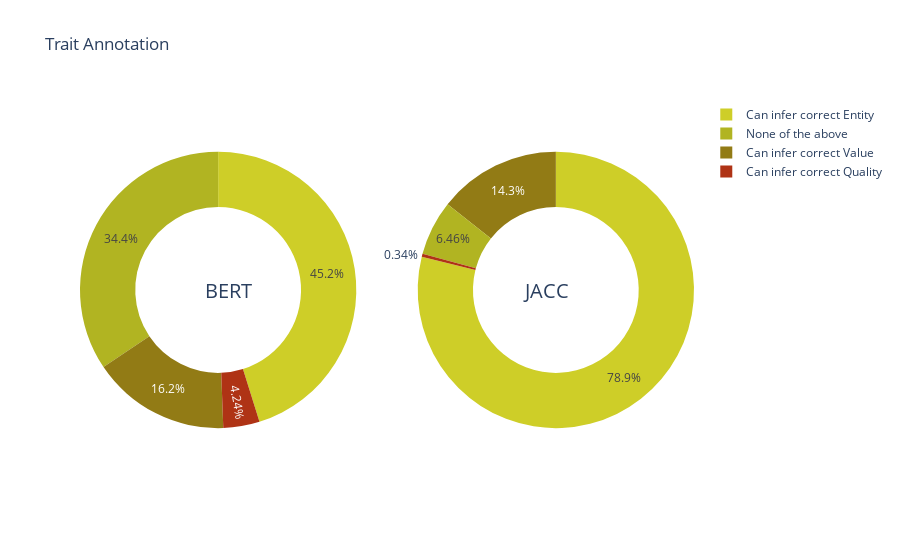

The notebook cell saved with this chart:
### Code cell
labels = ['Can infer correct Value', 'None of the above', 'Can infer correct Entity', 'Can infer correct Quality']

cafe_colors =  ['rgb(146, 123, 21)', 'rgb(177, 180, 34)', 'rgb(206, 206, 40)',
                'rgb(175, 51, 21)', 'rgb(35, 36, 21)']

# Create subplots: use 'domain' type for Pie subplot
fig = make_subplots(rows=1, cols=2, specs=[[{'type':'domain'}, {'type':'domain'}]])
fig.add_trace(go.Pie(labels=labels, 
                     values=df_plot.groupby(["SIM"]).sum()[['Can infer correct Value', 'None of the above', 'Can infer correct Entity', 'Can infer correct Quality']].iloc[0].values,
                     name="Bert Similarity",
                     marker_colors=cafe_colors),
              1, 1)
fig.add_trace(go.Pie(labels=labels, 
                     values=df_plot.groupby(["SIM"]).sum()[['Can infer correct Value', 'None of the above', 'Can infer correct Entity', 'Can infer correct Quality']].iloc[1].values,
                     name="Jaccard Similarity",
                     marker_colors=cafe_colors),
              1, 2)

# Use `hole` to create a donut-like pie chart
fig.update_traces(hole=.6, hoverinfo="label+percent+name")

fig.update_layout(
    title_text="Trait Annotation",
    # Add annotations in the center of the donut pies.
    annotations=[dict(text='BERT', x=0.2, y=0.5, font_size=20, showarrow=False),
                 dict(text='JACC', x=0.8, y=0.5, font_size=20, showarrow=False)])
fig.show()

### Figure 1 — Plotly figure (JSON) as saved in the notebook; plotly's stock layout.template omitted (floating-point values rounded to 4 significant figures)
{"data": [{"domain": {"x": [0, 0.45], "y": [0, 1]}, "hole": 0.6, "hoverinfo": "label+percent+name", "labels": ["Can infer correct Value", "None of the above", "Can infer correct Entity", "Can infer correct Quality"], "marker": {"colors": ["rgb(146, 123, 21)", "rgb(177, 180, 34)", "rgb(206, 206, 40)", "rgb(175, 51, 21)", "rgb(35, 36, 21)"]}, "name": "Bert Similarity", "type": "pie", "values": [3525, 7504, 9846, 925]}, {"domain": {"x": [0.55, 1], "y": [0, 1]}, "hole": 0.6, "hoverinfo": "label+percent+name", "labels": ["Can infer correct Value", "None of the above", "Can infer correct Entity", "Can infer correct Quality"], "marker": {"colors": ["rgb(146, 123, 21)", "rgb(177, 180, 34)", "rgb(206, 206, 40)", "rgb(175, 51, 21)", "rgb(35, 36, 21)"]}, "name": "Jaccard Similarity", "type": "pie", "values": [12614, 5686, 69431, 299]}], "layout": {"annotations": [{"font": {"size": 20}, "showarrow": false, "text": "BERT", "x": 0.2, "y": 0.5}, {"font": {"size": 20}, "showarrow": false, "text": "JACC", "x": 0.8, "y": 0.5}], "title": {"text": "Trait Annotation"}}}
